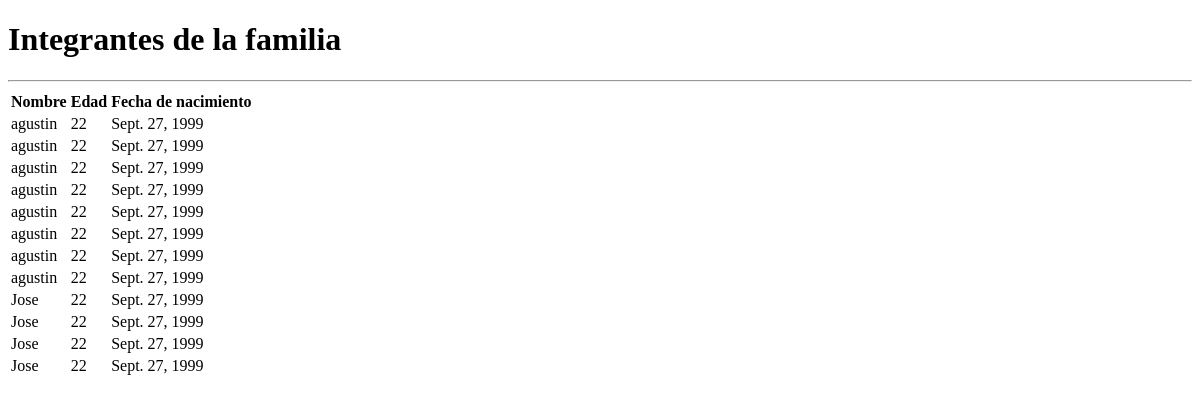
The page /get-inte/ on the database as committed earlier.
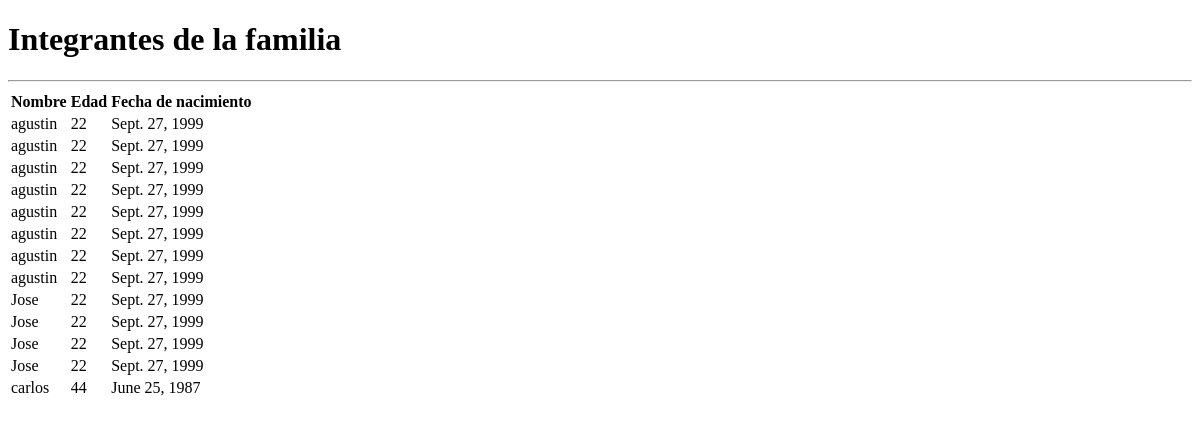
The same page on the database as committed later.
### app_desafio/models.py (models this page shows)
class Integrantes(models.Model):
    name = models.CharField(max_length=30)
    age = models.IntegerField()
    date_of_birth = models.DateField(max_length=40)

### MVT_Peña/views.py (the view)
# urls.py: path('get-inte/', get_inte),
def get_inte(request):
    template = loader.get_template('get_inte.html')
    integrantes = Integrantes.objects.all()
    context_dict = {
        'integrantes': integrantes
    }
    render = template.render(context_dict)
    return HttpResponse(render)

### MVT_Peña/templates/get_inte.html (shortened to what this page needs)
<!DOCTYPE html>
<html lang="en">
<head>
</head>
<body>
    <H1>Integrantes de la familia</H1>
    <hr>
        <table class="table">
            <thead>
            <tr>
                <th scope="col">Nombre</th>
                <th scope="col">Edad</th>
                <th scope="col">Fecha de nacimiento</th>
            </tr>
            </thead>
            <tbody>
            <tr>
            {% for inte in integrantes %}
                <td>{{inte.name}}</td>
                <td>{{inte.age}}</td>
                <td>{{inte.date_of_birth}}</td>
            </tr>
            {% endfor %}
            </tbody>
        </table>
</body>
</html>

Rows that differ between the two databases and show on the page:
added Integrantes: name "carlos", age "44", date_of_birth "June 25, 1987"
